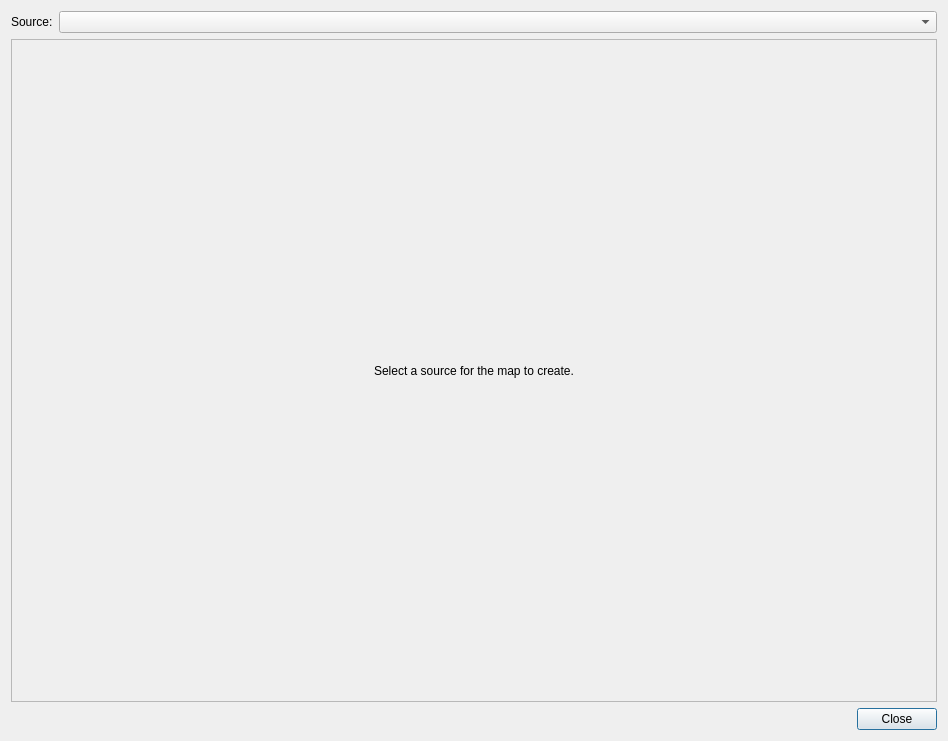
<ui version="4.0" >
 <class>IDlgCreateMap</class>
 <widget class="QDialog" name="IDlgCreateMap" >
  <property name="geometry" >
   <rect>
    <x>0</x>
    <y>0</y>
    <width>948</width>
    <height>741</height>
   </rect>
  </property>
  <property name="windowTitle" >
   <string>Create map ...</string>
  </property>
  <layout class="QVBoxLayout" >
   <item>
    <layout class="QHBoxLayout" >
     <item>
      <widget class="QLabel" name="label" >
       <property name="sizePolicy" >
        <sizepolicy vsizetype="Preferred" hsizetype="Maximum" >
         <horstretch>0</horstretch>
         <verstretch>0</verstretch>
        </sizepolicy>
       </property>
       <property name="text" >
        <string>Source:</string>
       </property>
      </widget>
     </item>
     <item>
      <widget class="QComboBox" name="comboSource" />
     </item>
    </layout>
   </item>
   <item>
    <widget class="QStackedWidget" name="stackedWidget" >
     <property name="frameShape" >
      <enum>QFrame::StyledPanel</enum>
     </property>
     <property name="frameShadow" >
      <enum>QFrame::Sunken</enum>
     </property>
     <property name="currentIndex" >
      <number>0</number>
     </property>
     <widget class="QWidget" name="page" >
      <layout class="QVBoxLayout" >
       <item>
        <widget class="QLabel" name="label_2" >
         <property name="text" >
          <string>Select a source for the map to create.</string>
         </property>
         <property name="alignment" >
          <set>Qt::AlignCenter</set>
         </property>
        </widget>
       </item>
      </layout>
     </widget>
    </widget>
   </item>
   <item>
    <widget class="QDialogButtonBox" name="buttonBox" >
     <property name="orientation" >
      <enum>Qt::Horizontal</enum>
     </property>
     <property name="standardButtons" >
      <set>QDialogButtonBox::Close</set>
     </property>
    </widget>
   </item>
  </layout>
 </widget>
 <resources/>
 <connections>
  <connection>
   <sender>buttonBox</sender>
   <signal>accepted()</signal>
   <receiver>IDlgCreateMap</receiver>
   <slot>accept()</slot>
   <hints>
    <hint type="sourcelabel" >
     <x>248</x>
     <y>254</y>
    </hint>
    <hint type="destinationlabel" >
     <x>157</x>
     <y>274</y>
    </hint>
   </hints>
  </connection>
  <connection>
   <sender>buttonBox</sender>
   <signal>rejected()</signal>
   <receiver>IDlgCreateMap</receiver>
   <slot>reject()</slot>
   <hints>
    <hint type="sourcelabel" >
     <x>316</x>
     <y>260</y>
    </hint>
    <hint type="destinationlabel" >
     <x>286</x>
     <y>274</y>
    </hint>
   </hints>
  </connection>
 </connections>
</ui>
